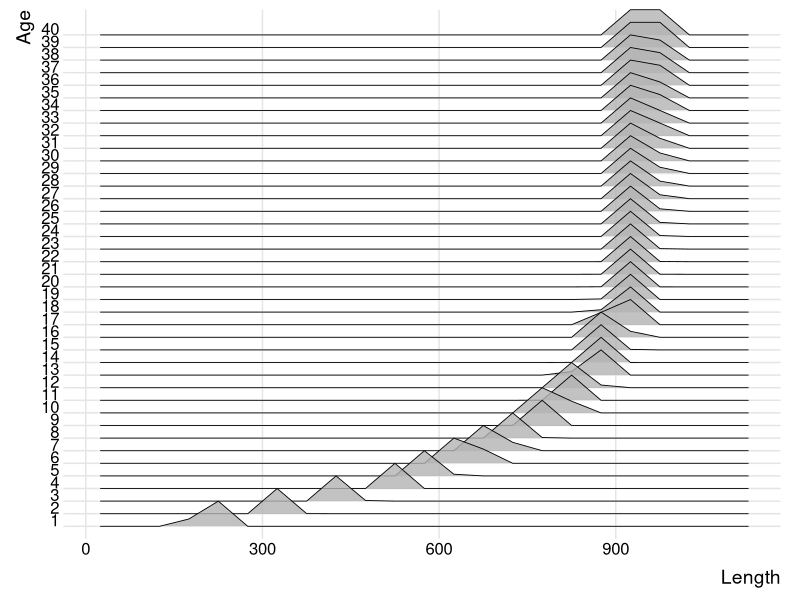
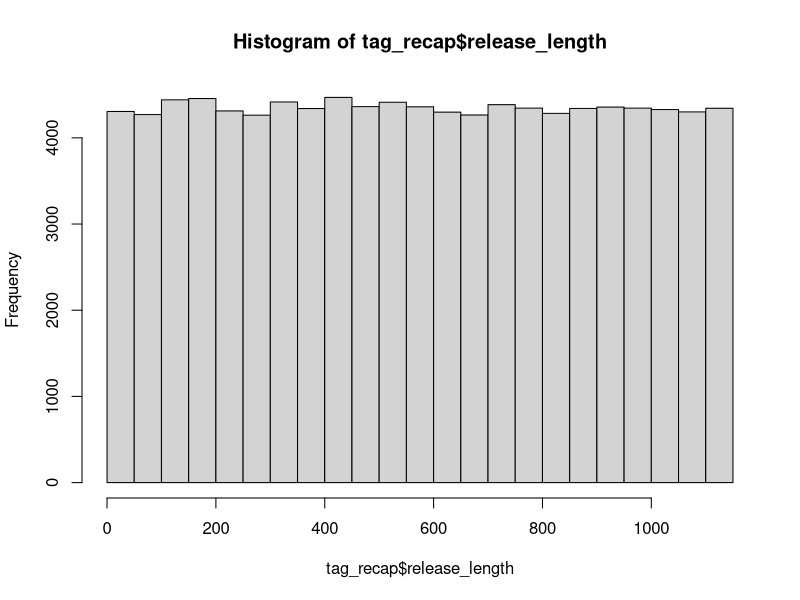
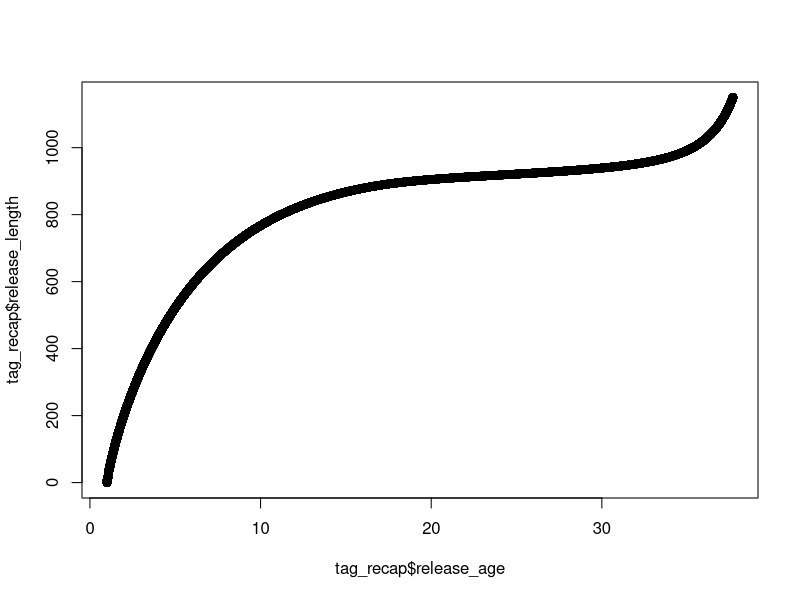
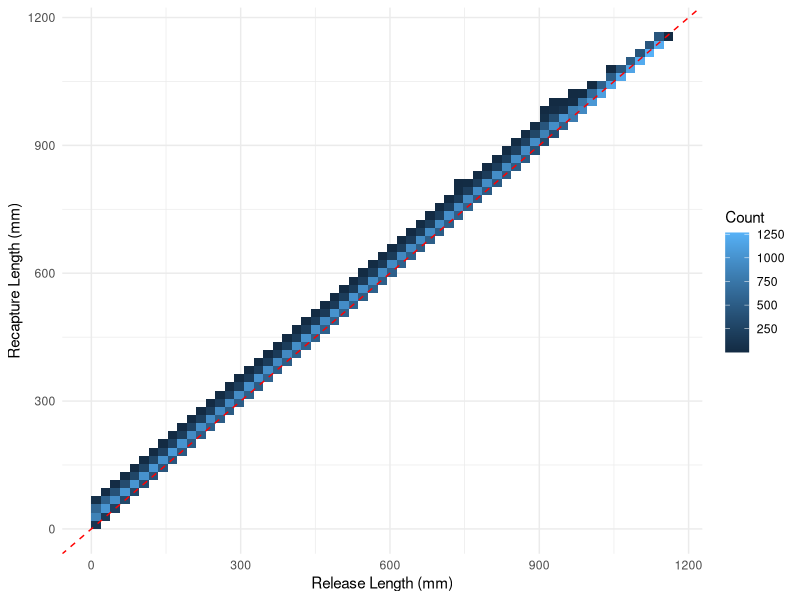
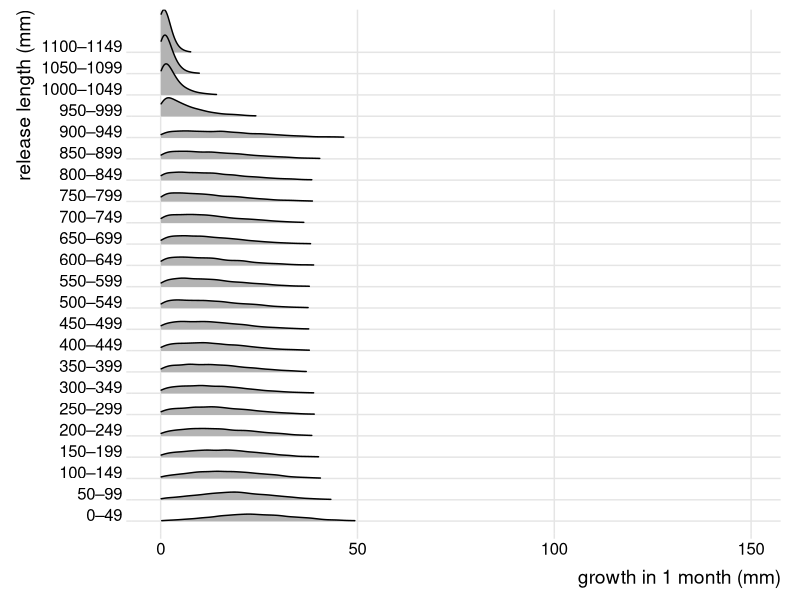
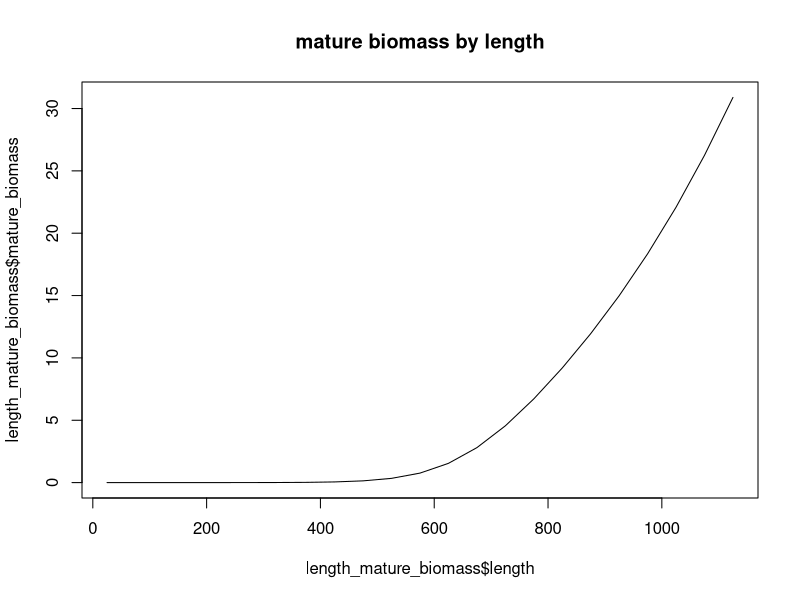
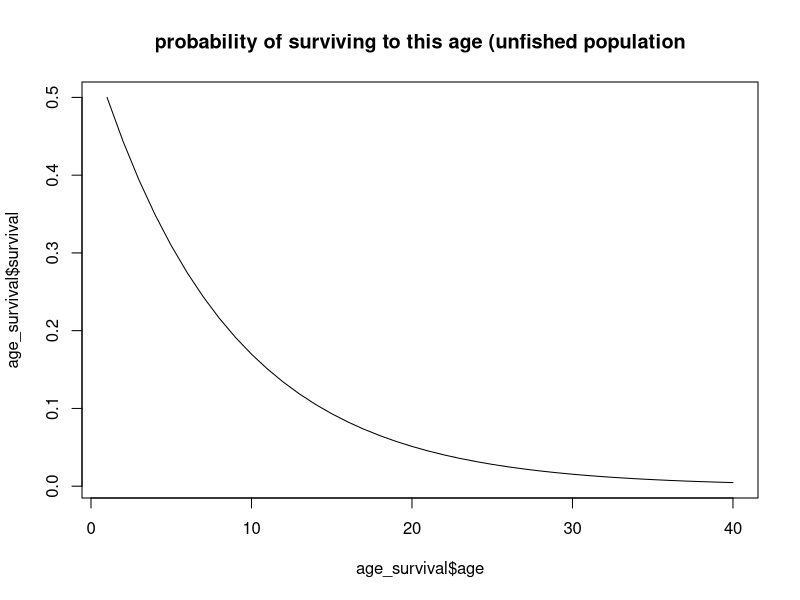
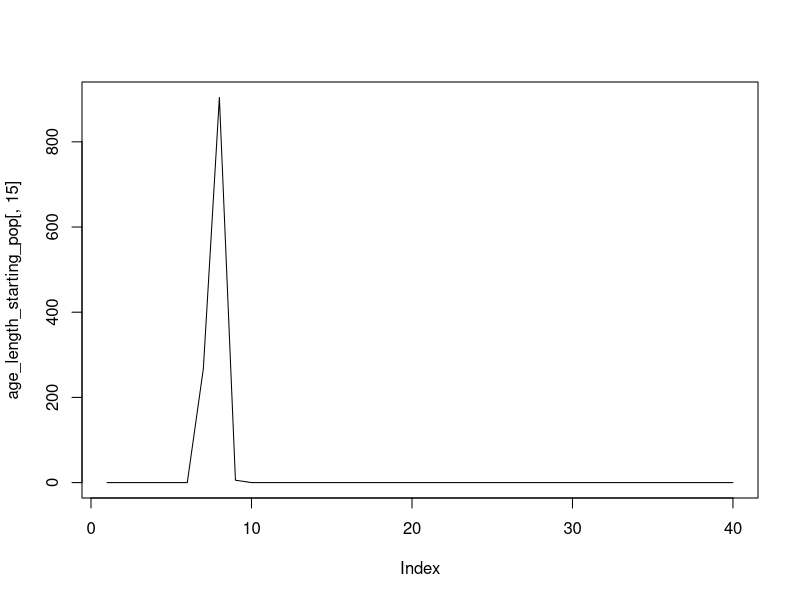

Here is the R script that generated these plots, in order: (Note: this script raises an error after producing the figures.)
# -----------------------------------------------------------------------------

# Project: Wadandi Pink Snapper Population Model
# Data:    Values from the literature
# Task:    Set up populations
# Author:  Lise Fournier-Carnoy / adapted from Charlotte Aston
# Date:    May 2026

# -----------------------------------------------------------------------------

# Status: May 2026 update: trying to switch from age-based to length-based system

# -----------------------------------------------------------------------------

rm(list = ls())

# Load libraries

library(tidyverse)
library(sf)
library(raster)
library(stringr)
library(forcats)
library(RColorBrewer)
library(geosphere)
library(abind)

# we need a population to start the C++ model.
# the start population must be stable and realistic, given the species, the size of the simulation area etc.
# for this, we must know (1.) how the species grows/matures, then (2.) what population size/structure the area *can* support (carrying capacity),
# which will allow us to calculate (3.) what the population size/structure would be under a stable amount of fishing.

# the first two steps are calculated in a 'per recruit' unit, which takes a hypothetical R0=1 recruit through all ages, calculating the hypothetical survival probability, maturity probability and mature biomass
# we then rescale the values from these two first steps to real numbers of fish.

# from this, we can calculate (4.) our start population.
# we need step 2. because the Beverton-Holt equation (which the C++ code runs) calculates density-dependent recruitment (limited by the carrying capacity)


## STEP 0: life history values ================================================

year_end <- 2024
year_start <- 1900
n_yrs <- 2024-1900 # number of years modelled

max_age <- 40 # table 4.2 https://library.dpird.wa.gov.au/cgi/viewcontent.cgi?article=1240&context=fr_rr#page=12.15


### length parameters ----

# Von Bertalanffy Parameters (from Table 2, lower west coast, both sexes combined, https://academic.oup.com/icesjms/article/74/1/180/2669555?login=false#186901916)
# we're not using this anymore, see schnute below
# Linf  <- 1136 # hypothetical asymptotic length at infinite age (mm)
# k     <- 0.12 # growth coefficient, (/year)
# t0    <- -0.42 # hypothetical age at length = 0 (y)

# Schnute equation parameters - found to fit Yijarup better, table 4.2 https://library.dpird.wa.gov.au/cgi/viewcontent.cgi?article=1240&context=fr_rr#page=12.15
l1 <- 0
l2 <- (927.2 + 915.9)/2 # average of females and males
t1 <- 0
t2 <- 20
a <- (0.160 + 0.168)/2 # "constant relative rate of relative growth rate", Schnute 1981, average of females and males
b <- (1.239 + 1.206)/2 # "incremental relative rate of relative growth rate", Schnute 1981, average of females and males

max_length <- 1095 # in mm, table 4.2 https://library.dpird.wa.gov.au/cgi/viewcontent.cgi?article=1240&context=fr_rr#page=12.15

# age-length standard deviation parameters, for equation 3 in Francis et al. 2016, https://www.sciencedirect.com/science/article/pii/S0165783615000909
al_a <- 10 # manually selected to make biological sense.
al_b <- 0.005 # manually selected to make biological sense.

# length bin size we'll use in the model
length_bin_size <- 50 # mm. i used 10mm previously but that makes the model too slow.

### weight parameters ----

# weight-length relationship (W = WLa*(forklength^WLb)) , table 4.2 https://library.dpird.wa.gov.au/cgi/viewcontent.cgi?article=1240&context=fr_rr#page=12.15
WLa <- 3.67*10^-5
WLb <- 2.83


### maturity parameters ----

# age at maturity
M50 <- (6.7 + 5.5)/2 # female male average, A50 in table 4.2 https://library.dpird.wa.gov.au/cgi/viewcontent.cgi?article=1240&context=fr_rr#page=12.15
M95 <- (12.9 + 12.3)/2 # female male average, A95 table 4.2 https://library.dpird.wa.gov.au/cgi/viewcontent.cgi?article=1240&context=fr_rr#page=12.15

# length at maturity
L50 <- 660 # females only available, L50 in table 4.2 https://library.dpird.wa.gov.au/cgi/viewcontent.cgi?article=1240&context=fr_rr#page=12.15
L95 <- 900 # females only available, L95 in table 4.2 https://library.dpird.wa.gov.au/cgi/viewcontent.cgi?article=1240&context=fr_rr#page=12.15


### spawning/recruitment parameters ----

prop_f <- 0.5 # proportion expected to be females

# Beverton-Holt Parameters
h   <- 0.75 # table 7.4 p.68 https://library.dpird.wa.gov.au/cgi/viewcontent.cgi?article=1240&context=fr_rr#page=12.15
R0  <- 1 # initial recruitment, hypothetical number. do not change!!

# batch fecundity = a * length^b
fecundity_a <- 9.436*10^-5 # table 4.2 https://library.dpird.wa.gov.au/cgi/viewcontent.cgi?article=1240&context=fr_rr#page=12.15
fecundity_b <- 3.359 # table 4.2 https://library.dpird.wa.gov.au/cgi/viewcontent.cgi?article=1240&context=fr_rr#page=12.15

hyperallo <- (1.26 + 1.14 + 1.33)/3 # THIS VALUE IS CORRECT FOR WEIGHT, NOT AGE OR LENGTH !! average from 3 Sparids in Barneche 2018 (1.26, 1.14 and 1.33)


### mortality/fishing parameters ----

M <- 0.12 # yearly natural mortality, table 4.2 https://library.dpird.wa.gov.au/cgi/viewcontent.cgi?article=1240&context=fr_rr#page=12.15

# selectivity - for now considered as the same for rec and commercial fishing, as even Wise et al. 2007 group them together, p.99. https://library.dpird.wa.gov.au/cgi/viewcontent.cgi?article=1206&context=fr_rr#page=94.59 
# parameter of selectivity ogive
V50 <- 3.701 # Table 6.3.8, v50 from https://researchlibrary.agric.wa.gov.au/cgi/viewcontent.cgi?article=1029&context=fr_rr
V95 <-  5.290 # Table 6.3.8, v95 from https://researchlibrary.agric.wa.gov.au/cgi/viewcontent.cgi?article=1029&context=fr_rr

PRM <- mean(c(0.15, 0.14, 0.16, 0.13, 0.17, 0.22, 0.20, 0.23, 0.19, 0.25, 0.15, 0.13, 0.16, 0.11, 0.19)) # post release mortality for our retention function, recreational south, p.109 in Fairclough 2021 https://library.dpird.wa.gov.au/cgi/viewcontent.cgi?article=1108&context=fr_rr#page=118.15

# McLennan et al. 2014 finds post-release survival after barotrauma treatment to be 88%, same for all depths, all sizes of fish.
# Maggs et al. 2024 finds the hook site (lip, body or gut) and depth both sig. affects PRM.
# Grixti et al. 2010 finds that PRM in deep waters (48%) is lower than shallow (97%).

eq.init.fish <-  0.025 # this is equilibrium instantaneous fishing mortality?? a low level of fishing effort to apply to the hypothetical fish population so that it stabilises for the burn-in.


## STEP 1: set up life history value ==========================================

# below we use the published life history values to obtain mean values of length-at-age and the weight-at-mean-length-at-age.
mean_life_hist <- data.frame(
  #age = seq(1, 1 + step * (max_age * 12 - 1), by = step)) %>% # each age (1, 2, 3 year old) is split into 12 - this was before i made this into a yearly thing.
  age = 1:max_age) %>%
  
  mutate(
    length = ((l1^b+(l2^b-l1^b))*((1-exp(-a*(age-t1)))/(1-exp(-a*(t2-t1)))))^(1/b), # this is the Schnute equation, replaces the VB equation.
    # length_vb = Linf * (1 - exp(-k * (age - t0))), # this is the old VB equation
    weight = WLa * (length^WLb) / 1000 # divide by 1000 to get in kg 
  ) %>% 
  glimpse()

# from this, let's add uncertainty (because not every 1yo fish will be the same length)
# we'll make a age x length matrix that tells us how likely it is that a fish of age x is of length a, b, c, etc.
lengths <- (0:(max_length + 100)) # start at zero, but all lengths should start at 10mm (see here for post settlement juvenile size ref https://rsnz.onlinelibrary.wiley.com/doi/10.1080/00288330.2014.892013)(+ a little bit to encompass extra big fish just in case)

# define your length bins (e.g. 50mm bins)
bin_breaks <- seq(0, max_length+100, by = length_bin_size) # +100 for extra big fish
bin_labels <- seq_along(bin_breaks[-1])  # indices 1 to n_bins
lengths_bins <- lengths[seq(1, length(lengths), length_bin_size)] # 5cm bins

bin_mids <- bin_breaks[-length(bin_breaks)] + (length_bin_size/2)  # midpoints

length_age_matrix <- matrix(0,
                            nrow = length(mean_life_hist$age),
                            ncol = length(bin_mids), # length bins
                            dimnames = list(as.numeric(mean_life_hist$age), 
                                            as.numeric(bin_mids)))

for (i in 1:nrow(length_age_matrix)) {
  
  mean_length = round(mean_life_hist$length[i])
  sd_length = al_a + al_b * mean_length # eq. 3 from Francis et al. 2016, https://www.sciencedirect.com/science/article/pii/S0165783615000909
  
  length_age_matrix[i, ] <- dnorm(bin_mids, mean = mean_length, sd = sd_length)
} # this loops calculates how likely it is that a fish of age x is of each length y

length_age_matrix <- length_age_matrix / rowSums(length_age_matrix) # normalise so it all adds up to 1

dimnames(length_age_matrix) <- list(mean_life_hist$age, bin_mids)
summary(rowSums(length_age_matrix))  # should all be 1

# we also need to know the length-weight relationship for our lengths
length_weight <- data.frame(length = bin_mids) %>% 
  mutate(weight = WLa * (length^WLb) / 1000 # divide by 1000 to get in kg
         )

# okay so this matrix is going to be the base on which most things get calculated downstream.
library(ggridges)

# sanity check : the distribution of lengths at various ages
as.data.frame(length_age_matrix) %>% 
  mutate(age = as.numeric(rownames(length_age_matrix))) %>% 
  pivot_longer(cols = -age, names_to = "length_bin", values_to = "density") %>% 
  mutate(length_bin = as.numeric(length_bin)) %>% 
  group_by(age) %>% 
  mutate(density_scaled = density / max(density)) %>% # normalise each age to peak = 1
  ungroup() %>% 
  
  ggplot(aes(x = length_bin, y = factor(age), height = density_scaled, group = age)) +
  geom_ridgeline(scale = 2, alpha = 0.8, linewidth = 0.3) +
  labs(x = "Length", y = "Age") +
  theme_ridges(grid = TRUE)


## STEP 1.5: make a length transition matrix ==================================

# the length age matrix tells us the probability of a fish of age x to be of length y, but that doesnt tell us what length a fish of age x and length y will be at age x+1
# for this we need an age-transition matrix, of format length x length.
# age transition matrices are usually calculated with tag-recapture data. 
# i don't have that data, so i'll simulate it.

### A. release the fish! ----

set.seed(123)

# get some functions sorted
schnute_length <- function(AGE, l1, l2, t1, t2, a, b) {
    L <- (l1^b + (l2^b - l1^b) * (1 - exp(-a * (AGE - t1))) / (1 - exp(-a * (t2 - t1))))^(1 / b)
  pmin(L, max_length)
} # this function is to obtain the expected length at AGE years old 

sd_at_length <- function(mu_length, al_a, al_b) {
  al_a + al_b * mu_length
} # this is to add some variability, eq.3 in Francis 2016

# some mean life history
ages = seq(1, max_age, by = 1/12) # monthly ages.

lengths = as.numeric(colnames(length_age_matrix))

# catch, tag, and release some fish!
n_fish  <- 100000

tag_recap <- data.frame(
  release_length = runif(n_fish, min = min(lengths_bins), max = max(lengths_bins))#sample(lengths_bins, size = n_fish, replace = TRUE)
) %>% 
  glimpse()

hist(tag_recap$release_length)


### B. pretend you know the age of these released fish ----

mu_by_age <- schnute_length(ages-1, l1, l2, t1, t2, a, b) # this is the mean length for all ages that a fish can be (monthly) - age-1 because otherwise it treats the new recruits (1 year old in the model) as fish that should be 200mm, so growth of 200mm in 1month... not possible.
sd_by_age <- sd_at_length(mu_by_age, al_a, al_b) # this is the variability around the mean length, for all ages that a fish can be

age_likelihoods <- function(LENGTH) {
  dnorm(LENGTH, mean = mu_by_age, sd = sd_by_age)
} # this gives us the probability that a fish of a length x is of each age y.

tag_recap$release_age <- sapply(tag_recap$release_length, function(LENGTH) {
  len_capped <- min(LENGTH, max(lengths_bins)) # prevent fish from being larger than the limit
  liks <- age_likelihoods(len_capped) # finds how likely each age is for that length
  liks <- liks / sum(liks) # normalise to get the relative likelihood of each age
  sum(ages * liks) # get the weighted average age
}) # this obtains the age (as an average from the likely ages) for every fish we released

head(tag_recap)

plot(x = tag_recap$release_age, y = tag_recap$release_length)


### C. one month later, catch the fish again! ----

# one year later, we go back and capture the fish again
tag_recap$recapture_age <- tag_recap$release_age -1 + (1/12) # they have all aged 1 month - age-1 because otherwise it treats the new recruits (1 year old in the model) as fish that should be 200mm, so growth of 200mm in 1month... not possible.

# their lengths follow Schnute again, based on their recapture age (with some variation)
mu_recap <- schnute_length(tag_recap$recapture_age, l1, l2, t1, t2, a, b) 
sd_recap <- sd_at_length(mu_recap, al_a, al_b)

# we have to randomly decide what length the fish will be one year after release, according to mu & sd,
# keeping in mind that fish can't shrink.
library(truncnorm)
# so rtruncnorm will do "okay this fish was release at __mm, one year later its length will be randomly selected from a normal distribution that makes sense for its age (mu & sd), keeping in mind the min length (release length) and max length."
tag_recap$recapture_length <- rtruncnorm(
  n     = n_fish,
  a     = tag_recap$release_length, # lower bound (no shrinkage)
  b     = max(lengths_bins),# upper bound
  mean  = mu_recap,
  sd    = sd_recap
) # boom shakalaka

# for very big fish, the rtruncnorm can't calculate a growth (because it's very close to the max length) so just assign them the release length.
tag_recap$recapture_length <- ifelse(is.na(tag_recap$recapture_length), tag_recap$release_length, tag_recap$recapture_length) 

tag_recap$growth <- tag_recap$recapture_length - tag_recap$release_length

head(tag_recap)
summary(tag_recap)

# cool beans, we now have a fully structured tag-recapture dummy dataset to base our age-transition matrix on.

# check it over
ggplot(tag_recap, aes(x = release_length, y = recapture_length)) +
  geom_bin2d(bins = 60) +
  geom_abline(slope = 1, intercept = 0, colour = "red", linetype = "dashed") +
  labs(x = "Release Length (mm)", y = "Recapture Length (mm)", fill = "Count") +
  theme_minimal()

# here fish cannot grow more than 100mm per month (makes sense). largest fish can't really grow more than the max, so the density is close to zero
tag_recap %>%
  filter(!is.na(growth)) %>%
  mutate(length_bin = factor(
    paste0(floor(release_length / 50) * 50, "–", floor(release_length / 50) * 50 + 49),
    levels = paste0(
      seq(floor(min(release_length, na.rm=TRUE)/50)*50,
          floor(max(release_length, na.rm=TRUE)/50)*50, by=50),
      "–",
      seq(floor(min(release_length, na.rm=TRUE)/50)*50,
          floor(max(release_length, na.rm=TRUE)/50)*50, by=50) + 49
    )
  )) %>%
  ggplot(aes(x = growth, y = length_bin)) +
  xlim(c(0, 150)) +
  geom_density_ridges_gradient(scale = 2, rel_min_height = 0.01) +
  labs(x = "growth in 1 month (mm)", y = "release length (mm)") +
  theme_ridges()


### XX okay now the length transition matrix ----

glimpse(tag_recap)

n_bins <- length(bin_labels)

ATM <- matrix(0, nrow = n_bins, ncol = n_bins)
rownames(ATM) <- bin_mids
colnames(ATM) <- bin_mids
# assign each fish to release and recapture bins
tag_recap$release_bin <- cut(tag_recap$release_length, 
                             breaks = bin_breaks, labels = FALSE)
tag_recap$recapture_bin <- cut(tag_recap$recapture_length, 
                               breaks = bin_breaks, labels = FALSE)


for (i in 1:n_bins) {
  current_length_bin <- bin_mids[i] # bin midpoint
  fish <- tag_recap[tag_recap$release_bin == i, ] # find all the fish that were released at this length bin.
  
  mu_recap <- mean(fish$recapture_length, na.rm = T) # find their average recapture length
  sigma_recap <- sd(fish$recapture_length, na.rm = T) # and the SD of the recapture length
  
  # for each bin i, what is the probability of being that length, given the recapture data (p(length bin) is p(bin upper bound) - p(bin lower bound))
  probs <- pnorm(bin_breaks[-1], mu_recap, sigma_recap) - pnorm(bin_breaks[-length(bin_breaks)], mu_recap, sigma_recap)
  
  probs[bin_breaks[-length(bin_breaks)] < current_length_bin] <- 0  # no shrinkage, zero out smaller bins.
  
  ATM[i,] <- probs / sum(probs) # scale so it all adds up to 1
}

# the last bin is NAN, so need to fix it manually. largest fish stay in their length bin
ATM[nrow(ATM), ] <- 0
ATM[nrow(ATM), nrow(ATM)] <- 0.5 # this is a weird situation. essentially in the function, a 40 year old fish is killed off no matter its length. however, a 20yo fish can be the max length, and stay there (since it can't shrink in size) for 20 years.
# this accumulation is a problem. here we're hard-coding the largest sized fish, so that 50% of them disappear off the face of the model. this way the accumulation is less problematic. however, i might need to set this to zero if the accumulation remains.

tail(ATM) # and that's the age transition matrix!


## STEP 2: set up a hypothetical unfished population ==========================

# the goal here is to calculate what the distribution of mature biomass looks like for a hypothetical population.
# what this means is that for a hypothetical recruitment of R0 = 1, where is the bulk of biomass across lengths and ages?
# this whole setup is made to obtain a single value: unfished_female_spawning_biomass.
# we use this downstream.

# calculate maturity and mature biomass across all lengths
length_mature_biomass <- data.frame(
  length = bin_mids
  ) %>% 
  mutate(
  weight = WLa * (length^WLb) / 1000
  ) %>% 
  mutate(
    maturity = 1/(1+(exp(-log(19)*((length-L50)/(L95-L50))))), # you can replace length, l50, and l95 with age, M50, and M95 if you wish, but length determines maturity better than age
    mature_biomass = maturity * weight^hyperallo
  ) %>% 
  glimpse()

plot(x = length_mature_biomass$length, 
     y = length_mature_biomass$mature_biomass, 
     main = "mature biomass by length", 
     type = "l")


# calculate natural survival in each age group
age_survival <- data.frame(
  age = mean_life_hist$age,
  survival = NA
) %>% 
  glimpse()
age_survival[1, "survival"] <- R0*prop_f # survival probability on age 1
for (r in 2:nrow(age_survival)){
  age_survival[r, "survival"] <- age_survival[r-1, "survival"]*exp(-M) 
} # this calculates the survival in the next age based on the previous age

plot(x = age_survival$age, 
     y = age_survival$survival,
     main = "probability of surviving to this age (unfished population", 
     type = "l")


# put it all together
unfished_pop_ssb <- sweep(length_age_matrix, MARGIN = 2, length_mature_biomass$mature_biomass, FUN = "*")
test <- sweep(unfished_pop_ssb, MARGIN = 1, age_survival$survival, FUN = "*")

# below we are taking a hypothetical female, which we weigh every year, to figure out how much total spawning biomass it contributes over its lifetime. (taking into account natural mortality)
# with the matrix, we're kind of collapsing the uncertainty in length (summing), so that we get a single value.
unfished_female_spawning_biomass <- sum(test)
unfished_female_spawning_biomass # about 24kg


### Calculate Beverton-Holt parameters for the unfished population ----

alpha <- (unfished_female_spawning_biomass/R0)*((1-h)/(4*h)) 
beta <- ((h-0.2)/(0.8*h*R0))


## STEP 3: set up a hypothetical fished population ============================

# we need to calculate things for a hypothetical fished population.
# survival is a little different when you add fishing mortality, so we need to recalculate.

# we have biomass across lengths from the previous step
glimpse(length_mature_biomass)

fished_pop_setup <- data.frame(age = mean_life_hist$age) %>% 
  mutate(selectivity = 1 / (1 + exp(-log(19) * ((age - V50) / (V95 - V50)))), # selectivity at each age (this is probably a length-based process but the stock assessment reports age-based values for V50 and V95)
         fishing_mortality = selectivity * eq.init.fish, # fishing mortality
         total_mortality = fishing_mortality + M
         )
head(fished_pop_setup)

# Calculate survival for the fished population
fished_pop_setup <- fished_pop_setup %>% 
  mutate(survival = NA) %>% 
  glimpse()

fished_pop_setup[1, "survival"] <- R0*prop_f # survival probability on age 1

for (r in 2:nrow(fished_pop_setup)){
  fished_pop_setup[r, "survival"] <- fished_pop_setup[r-1, "survival"]*exp(-fished_pop_setup[r-1, "total_mortality"]) # Divide by the time step here
} # this calculates the survival in the next age based on the previous age

# put it all together
fished_pop_ssb <- sweep(length_age_matrix, MARGIN = 2, length_mature_biomass$mature_biomass, FUN = "*")
fished_pop_ssb <- sweep(fished_pop_ssb, MARGIN = 1, fished_pop_setup$survival, FUN = "*")

# below we are taking a hypothetical female, which we weigh every year (12th month), to figure out how much total spawning biomass it contributes over its lifetime.
# with the matrix, we're kind of collapsing the uncertainty (summing), so that we get a single value.
fished_female_spawning_biomass <- sum(fished_pop_ssb)
fished_female_spawning_biomass # about 18kg, lower than unfished, which makes sense because a fished population will have fewer big fish (spawners)


### Spawner per recruit and equilibrium recruitment ----

spr <- fished_female_spawning_biomass/unfished_female_spawning_biomass 
(1 - spr) # this says 'under fished equilibrium, 1 recruit loses ~24% (1-spr) of its reproductive output over her lifetime compared to unfished equilibrium'
equil_recr <- (fished_female_spawning_biomass-alpha)/(beta*fished_female_spawning_biomass) 
equil_recr # this says 'however, under fished equilibrium, 1 recruit produces ~97% of its unfished recruitment (because there is lower density of fish)
# the density-dependence is visible here: fewer spawners = population below carrying capacity = more recruits


## STEP 4: set up the starting population =====================================

## so far the fished and unfished populations and spawning biomasses were hypothetical, for a single recruit.
## here we scale the spawning biomasses to the level of recruitment, to make a starting population.
## first it's age-based, then we transform it into a age-length-based structure.

init_recr <- 5000 # in thousands - 4000 is too small

# calculate initial fished recruitment (how many new fish from the fished population)
init_fished_recr <- (fished_female_spawning_biomass-alpha) / (fished_female_spawning_biomass*beta) * init_recr 

# calculate initial unfished spawning biomass - this is the carrying capacity for the size of our model, defined by init_recr
init_unfished_f_sb <- init_fished_recr * unfished_female_spawning_biomass

# calculate initial fished spawning biomass - this is the spawning biomass of our starting population
init_fished_f_sb <- init_fished_recr * fished_female_spawning_biomass

# calculate new Beverton-Holt parameters - because we have a different initial recruitment value, alpha and beta will change.
alpha <- (init_unfished_f_sb / init_fished_recr) * ((1-h) / (4*h))
beta <- ((h-0.2) / (0.8*h*init_fished_recr))

# calculate number of female recruits in the next time step
n_f_recr <- (init_fished_f_sb/(alpha+beta*init_fished_f_sb))*prop_f # originally Charlotte had init_unfished_sb/(alpha...) but i think that's incorrect

age_starting_pop <- data.frame(
  age = mean_life_hist$age,
  n = NA
  )

age_starting_pop[1, "n"] <- n_f_recr

for (r in 2:(max_age)){ 
  age_starting_pop[r, "n"] <- age_starting_pop[r-1, "n"] * exp(-fished_pop_setup[r-1, "total_mortality"])
} # this calculates the survival in the next age based on the previous age using total mortality from our fished population


# okay so now we know that our starting population has ~2400 fish of age 1, but not all will be the same length. we'll use our age-length matrix to figure out how many there are of each length.
age_length_starting_pop <- sweep(length_age_matrix, MARGIN = 1, age_starting_pop[, "n"], FUN = "*")
dim(age_length_starting_pop)
plot(age_length_starting_pop[, 15], type = "l") # how many fish of length __ are there, and what are their ages?
plot(age_length_starting_pop[, 19], type = "l") # how many fish of length __ are there, and what are their ages?
plot(age_length_starting_pop[, 20], type = "l") # how many fish of length __ are there, and what are their ages?

## you can see as fish age, there's more and more uncertainty about their age. that's exactly what we want.
## these fish form our starting population for the model
## at the end of the year the spawning stock biomass of all females will be calculated to generate recruitment for the next year
## alpha and Beta need to be recorded for use in the next step of the model

## Selectivity-retention for the fish in the model ----------------------------

# we want to make a matrix that tells us for every month of every year, how likely is it that a fish of length x gets caught and kept by a fisher.

# first we translate selectivity to a length-based vector, so that the selectivity-retention has the same number of values to calculate things on.
fished_pop_setup$selectivity

# we'll use the selectivity-at-age to approximate a selectivity-at-length
sel_at_age <- data.frame(age = mean_life_hist$age, selectivity = fished_pop_setup$selectivity)
sel_at_length <- data.frame(
  length     = bin_mids,
  selectivity = NA
)

sel_at_age <- approx(
  x = mean_life_hist$age,
  y = fished_pop_setup$selectivity,
  xout = mean_life_hist$age,
  rule = 2
)$y

length_to_sel <- approxfun( # linear interpolation between selectivity-at-age and -at-length
  x = mean_life_hist$length,
  y = sel_at_age,
  rule = 2
)

sel_at_length$selectivity <- length_to_sel(as.numeric(sel_at_length$length) + 5) # apply the interpolation to the length bins

# manually fill bins that are too-big and too-small (they're not observed in the sel-at-age so need to be manually filled)
sel_at_length$selectivity[as.numeric(sel_at_length$length) + 5 < min(mean_life_hist$length)] <- 0
sel_at_length$selectivity[as.numeric(sel_at_length$length) + 5 > max(mean_life_hist$length)] <- 1

## okay now to calculate things
ret <- array(0,
             dim = c(ncol(length_age_matrix)), 
             dimnames = list(colnames(length_age_matrix)))

sel_ret <- array(0,
                 dim = c(ncol(length_age_matrix), n_yrs+1), 
                 dimnames = list(colnames(length_age_matrix), year_start:year_end))

mll_changes <- data.frame( # minimum legal length (MLL) changes
  year = c(1913, 1977, 1988, 2008, 2009),
  mll =  c(279,  380,  410,  450,  500)
)

for (YEAR in year_start:year_end) {
  
  current_mll <- if (YEAR < min(mll_changes$year)) 0 else (
    tail(mll_changes$mll[mll_changes$year <= YEAR], 1)
  )
  
  # retention: the % of fish of each size that are kept by fishers. changes with MLL legislation
  lengths <- as.numeric(rownames(sel_ret))
  ret <- ifelse(lengths < current_mll, 0, # fish that are too small will not be kept
                ifelse(lengths < current_mll + 5, 0.5, # fish around the MLL will not all be kept
                       0.95)) # and the larger fish will mostly be kept, but not all
  
  # landings: the % of fish of each length that can be caught and will be retained
  landings = sel_at_length$selectivity * ret
  # discards: the % of fish of each length that can be caught but will be chucked back
  discards = sel_at_length$selectivity * (1 - ret)
  
  # selectivity-retention: the % of fish of each age (in each year) that will die from fishing activities (caught, and either kept, or chucked back and die)
  sel_ret[, as.character(YEAR)] = landings + (PRM * discards)
  
}
head(sel_ret)


## Saving files ---------------------------------------------------------------

# initial population
saveRDS(age_length_starting_pop, file = paste0("data/output_data/05_starting_population.rds"))

# number of length bins
bin_mids
saveRDS(bin_mids, file = "data/output_data/05_length_bins.rds")

# age-transition matrix
saveRDS(ATM, "data/output_data/05_age_transition_matrix.rds")

# selectivity
selectivity <- fished_pop_setup$selectivity
saveRDS(selectivity, file = "data/output_data/05_selectivity.rds")
saveRDS(sel_ret, file = "data/output_data/05_selectivity_retention.rds")

# maturity
maturity <- length_mature_biomass$maturity
saveRDS(maturity, file = "data/output_data/05_maturity.rds")

# weight of each age group
weight <- length_weight$weight
saveRDS(weight, file = "data/output_data/05_weight.rds")

# Beverton-Holt parameters
saveRDS(alpha, file = "data/output_data/05_Beverton-Holt_alpha.rds")
saveRDS(beta, file = "data/output_data/05_Beverton-Holt_beta.rds")

### END ###
